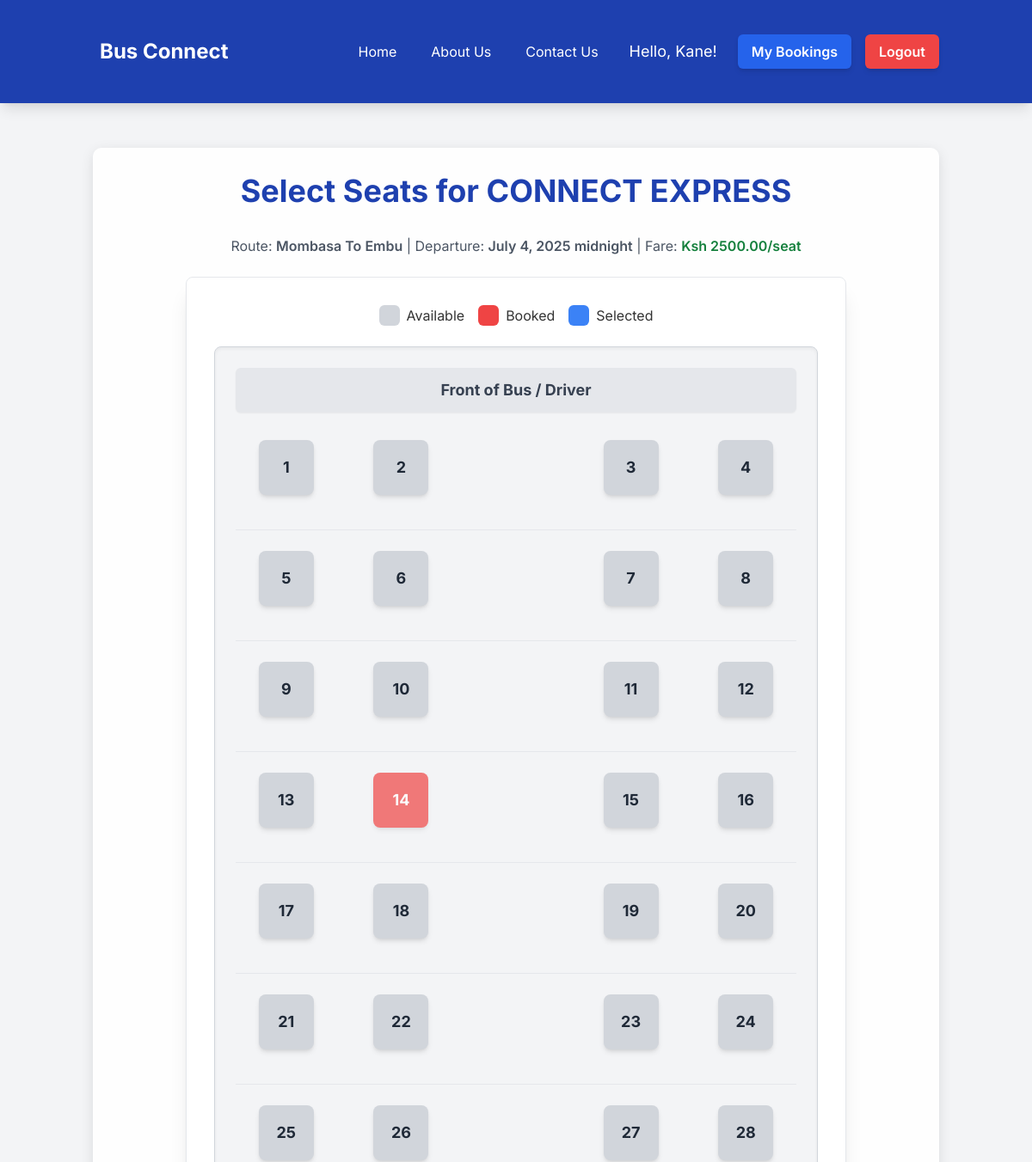
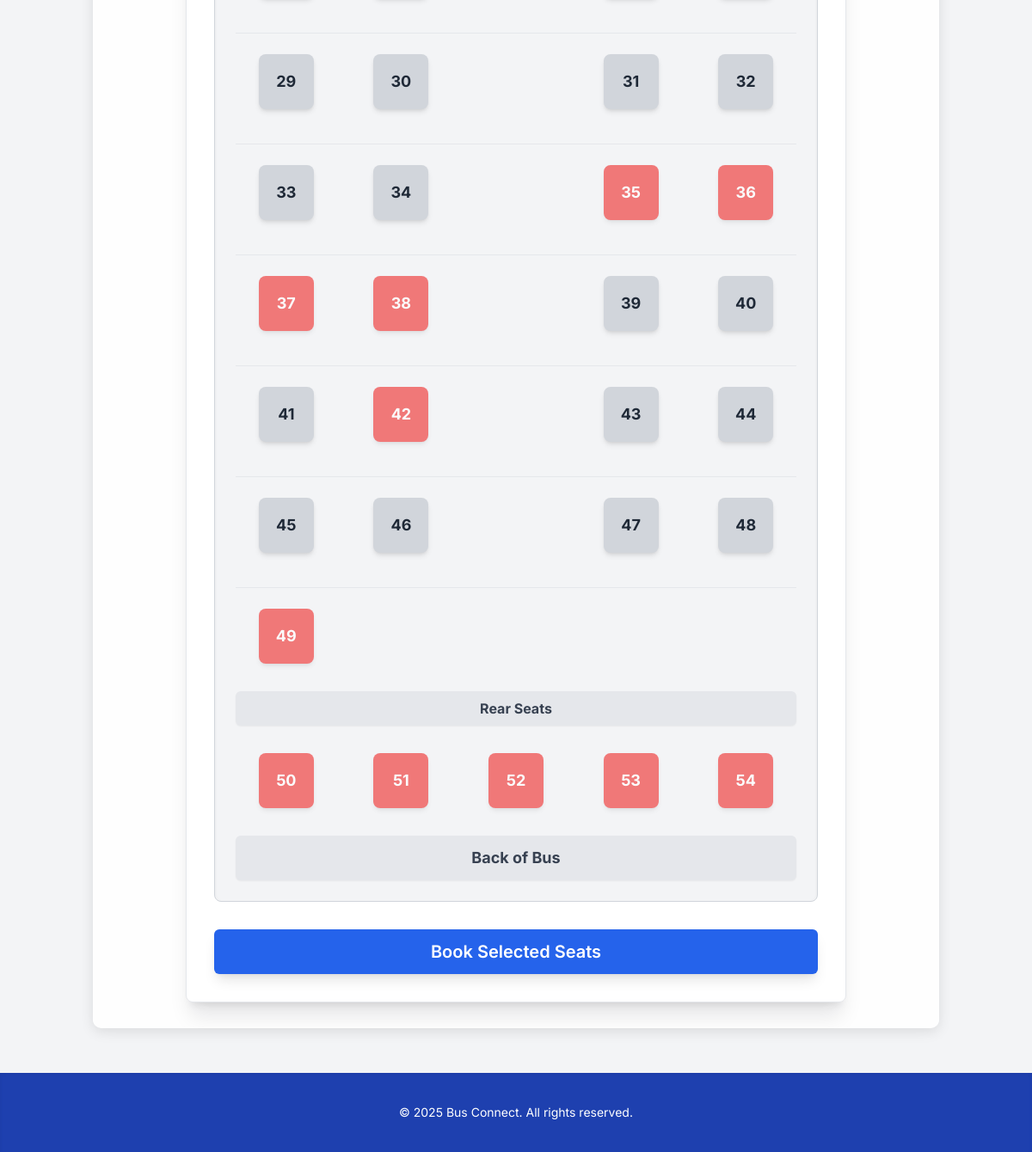
/bus/2/ (signed in), run on the app's committed database (2 pictures, top to bottom).
### bus_app/models.py (models this page shows, shortened)
class Bus(models.Model):
    name = models.CharField(max_length=100)
    capacity = models.IntegerField(help_text="Total number of seats in the bus.")
    route = models.CharField(max_length=255)
    departure_time = models.DateTimeField()
    fare_per_seat = models.DecimalField(max_digits=6, decimal_places=2)

### bus_app/views.py (the view)
# urls.py: path('bus/<int:bus_id>/', views.bus_detail_view, name='bus_detail'),
@login_required
def bus_detail_view(request, bus_id):
    try:
        bus = get_object_or_404(Bus, id=bus_id)
        seats = Seat.objects.filter(bus=bus).order_by('seat_number')
        if not seats.exists() or seats.count() < bus.capacity:
            with transaction.atomic():
                for i in range(1, bus.capacity + 1):
                    Seat.objects.get_or_create(bus=bus, seat_number=i)
            seats = Seat.objects.filter(bus=bus).order_by('seat_number')
        booked_seat_numbers = set(seats.filter(is_booked=True).values_list('seat_number', flat=True))
        seat_layout = []
        for seat in seats:
            seat_layout.append({
                'number': seat.seat_number,
                'is_booked': seat.is_booked,
                'id': seat.id,
            })
        context = {
            'bus': bus,
            'seat_layout': seat_layout,
            'booked_seat_numbers': booked_seat_numbers,
        }
        return render(request, 'bus_app/bus_detail.html', context)
    except Bus.DoesNotExist:
        messages.error(request, "The requested bus does not exist.")
        return redirect('home')
    except Exception as e:
        logger.error(f"Error in bus_detail_view for bus_id {bus_id}: {e}", exc_info=True)
        messages.error(request, "An unexpected error occurred while loading bus details. Please try again.")
        return redirect('home')

### bus_app/templates/bus_app/bus_detail.html (shortened to what this page needs)
{% extends 'bus_app/base.html' %}
{% block content %}
<h1 class="text-4xl font-bold text-center mb-8 text-blue-800">Select Seats for {{ bus.name }}</h1>
<p class="text-center text-gray-600 mb-6">Route: <span class="font-semibold">{{ bus.route }}</span> | Departure: <span class="font-semibold">{{ bus.departure_time|date:"F j, Y P" }}</span> | Fare: <span class="font-semibold text-green-700">Ksh {{ bus.fare_per_seat }}/seat</span>
</p>
<div class="max-w-3xl mx-auto bg-white p-8 rounded-lg shadow-xl border border-gray-200">
    <div class="flex justify-center items-center mb-6 space-x-4">
        <div class="flex items-center">
            <div class="w-6 h-6 bg-gray-300 rounded-md mr-2"></div>
            <span>Available</span>
        </div>
        <div class="flex items-center">
            <div class="w-6 h-6 bg-red-500 rounded-md mr-2"></div>
            <span>Booked</span>
        </div>
        <div class="flex items-center">
            <div class="w-6 h-6 bg-blue-500 rounded-md mr-2"></div>
            <span>Selected</span>
        </div>
    </div>
    <div class="bus-layout grid grid-cols-5 gap-3 sm:gap-4 p-6 bg-gray-100 rounded-lg border border-gray-300 shadow-inner">
        <div class="col-span-5 text-center py-3 bg-gray-200 rounded-md shadow-sm mb-4">
            <span class="font-bold text-gray-700 text-lg">Front of Bus / Driver</span>
        </div>
        {% with last_row_start_seat_number=bus.capacity|add:"-4" %}
            {% for seat in seat_layout %}
                {% if seat.number < last_row_start_seat_number %}
                    <div class="seat-wrapper flex justify-center items-center">
                        <div
                            class="seat w-14 h-14 sm:w-16 sm:h-16 flex items-center justify-center rounded-lg shadow-md transition-all duration-200 ease-in-out
                                   {% if seat.is_booked %} bg-red-500 text-white cursor-not-allowed opacity-70 {% else %} bg-gray-300 text-gray-800 hover:bg-gray-400 hover:scale-105 cursor-pointer {% endif %}"
                            data-seat-id="{{ seat.id }}"
                            data-seat-number="{{ seat.number }}"
                            data-is-booked="{{ seat.is_booked|yesno:'true,false' }}"
                        >
                            <span class="font-bold text-lg">{{ seat.number }}</span>
                        </div>
                    </div>
                    {% if forloop.counter|divisibleby:2 and forloop.counter < last_row_start_seat_number %}
                        <div class="col-span-1"></div>
                    {% endif %}
                    {% if forloop.counter|divisibleby:4 and forloop.counter < last_row_start_seat_number %}
                        <div class="col-span-5 border-b border-gray-200 my-2"></div>
                    {% endif %}
                {% endif %}
            {% endfor %}
            {% if bus.capacity >= 5 %}
                <div class="col-span-5 text-center py-2 bg-gray-200 rounded-md shadow-sm my-4">
                    <span class="font-bold text-gray-700 text-base">Rear Seats</span>
                </div>
            {% endif %}
            {% for seat in seat_layout %}
                {% if seat.number >= last_row_start_seat_number %}
                    <div class="seat-wrapper flex justify-center items-center">
                        <div
                            class="seat w-14 h-14 sm:w-16 sm:h-16 flex items-center justify-center rounded-lg shadow-md transition-all duration-200 ease-in-out
                                   {% if seat.is_booked %} bg-red-500 text-white cursor-not-allowed opacity-70 {% else %} bg-gray-300 text-gray-800 hover:bg-gray-400 hover:scale-105 cursor-pointer {% endif %}"
                            data-seat-id="{{ seat.id }}"
                            data-seat-number="{{ seat.number }}"
                            data-is-booked="{{ seat.is_booked|yesno:'true,false' }}"
                        >
                            <span class="font-bold text-lg">{{ seat.number }}</span>
                        </div>
                    </div>
                {% endif %}
            {% endfor %}
        {% endwith %}
        <div class="col-span-5 text-center py-3 bg-gray-200 rounded-md shadow-sm mt-4">
            <span class="font-bold text-gray-700 text-lg">Back of Bus</span>
        </div>
    </div>
    <button type="button" id="showPaymentSectionBtn" class="w-full btn btn-primary py-3 text-xl shadow-lg hover:shadow-xl transform hover:scale-105 transition-all duration-300 mt-8" disabled>
        Book Selected Seats
    </button>
</div>
{% endblock content %}

### bus_app/templates/bus_app/base.html (shortened to what this page needs)
<!DOCTYPE html>
<html lang="en">
<head>
    <script src="https://cdn.tailwindcss.com"></script>
</head>
<body class="bg-gray-100 flex flex-col min-h-screen">
    <nav class="bg-blue-800 p-4 shadow-lg">
        <div class="container mx-auto flex flex-col sm:flex-row justify-between items-center space-y-2 sm:space-y-0">
            <a href="{% url 'home' %}" class="text-white text-2xl font-bold rounded-md p-2 hover:bg-blue-700 transition-colors duration-300">Bus Connect</a>
            <div class="space-x-2 sm:space-x-4 flex flex-wrap justify-center items-center">
                <a href="{% url 'home' %}" class="text-white hover:text-blue-200 px-3 py-2 rounded-md transition-colors duration-300">Home</a>
                <a href="{% url 'about_us' %}" class="text-white hover:text-blue-200 px-3 py-2 rounded-md transition-colors duration-300">About Us</a>
                <a href="{% url 'contact_us' %}" class="text-white hover:text-blue-200 px-3 py-2 rounded-md transition-colors duration-300">Contact Us</a>
                {% if user.is_authenticated %}
                    <span class="text-white text-lg px-2 py-1">Hello, {{ user.username }}!</span>
                    <a href="{% url 'my_bookings' %}" class="bg-blue-600 hover:bg-blue-700 text-white px-4 py-2 rounded-md font-semibold transition-colors duration-300 shadow-md">My Bookings</a>
                    <a href="{% url 'logout' %}" class="bg-red-500 hover:bg-red-600 text-white px-4 py-2 rounded-md font-semibold transition-colors duration-300 shadow-md">Logout</a>
                {% endif %}
            </div>
        </div>
    </nav>
    <div class="container mx-auto mt-8 mb-8 flex-grow">
        <div class="content-wrapper">
            {% block content %}{% endblock content %}
        </div>
    </div>
    <footer class="bg-blue-800 text-white p-4 text-center mt-auto shadow-inner">
        <div class="container mx-auto text-sm">
            &copy; 2025 Bus Connect. All rights reserved.
        </div>
    </footer>
</body>
</html>

### bus_app/templates/bus_app/base.html (style rules this page uses)
body { font-family: 'Inter', sans-serif; background-image: url('https://gst-contracts.s3.ap-southeast-1.amazonaws.com/uploads/bcc/cms/asset/avatar/324800/banner6.jpg'); background-size: cover; background-position: center; background-attachment: fixed; color: #333; min-height: 100vh; display: flex; flex-direction: column; }
.container { max-width: 1200px; margin: 0 auto; padding: 20px; }
.content-wrapper { background-color: rgba(255, 255, 255, 0.9); border-radius: 10px; padding: 30px; box-shadow: 0 4px 15px rgba(0, 0, 0, 0.1); flex-grow: 1; }
.btn { padding-left: 1rem; padding-right: 1rem; padding-top: 0.5rem; padding-bottom: 0.5rem; border-radius: 0.375rem; font-weight: 600; transition-property: background-color, border-color, color, fill, stroke, opacity, box-shadow, transform, filter, backdrop-filter; transition-duration: 200ms; }
.btn-primary { background-color: #2563eb; color: #ffffff; }

### data on the page
Bus: name "CONNECT EXPRESS", route "Mombasa To Embu", departure_time "July 4, 2025 midnight", fare_per_seat "2500.00"

### other printed values
{{ user.username }} "Kane"
{{ seat.number }} "1" "2" "3" "4" "5" "6" "7" "8" "9" "10" "11" "12" "13" "14" "15" "16" "17" "18" "19" "20" "21" "22" "23" "24" "25" "26" "27" "28" "29" "30" "31" "32" "33" "34" "35" "36" "37" "38" "39" "40" "41" "42" "43" "44" "45" "46" "47" "48" "49"
{{ seat.number }} "50" "51" "52" "53" "54"
